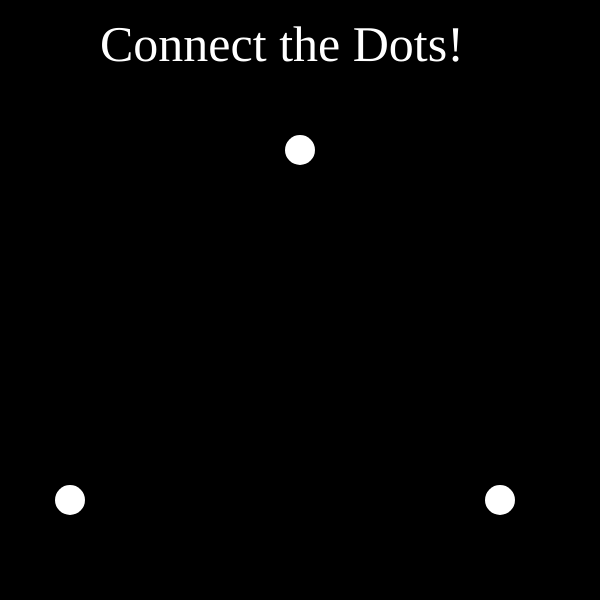
Frame 1 (no input)
Frame 60 (no input): identical to frame 1, image omitted
Frame 120 (the mouse pressed at the canvas centre since frame 60): identical to frame 1, image omitted

The p5.js sketch that drew this single still picture (run headless with seeded random() and noise() and a simulated clock; from frame 60 on, the mouse is pressed at the canvas centre):

// p5.js sketch
// ── sketch.js
/*
Created by Ashleigh Nichols, May 2017. For statement portion of code borrowed and edited from Professor D. 
Demonstration of embedding functions inside of objects.
*/

var win = ["GREAT JOB!", "YOU DID IT!", "YOU'RE GOOD AT CLICKING THINGS!"]; //contains the array

var bgCol = 0; //background variable color

dots = { //object containing the x, y and color aspects of the dits
    x: 70,
    y: 500,
    x2: 300,
    y2: 150,
    x3: 500,
    y3: 500,
    col: 255
  } //closes object

//dot parameters
var dotsPara = { //contains the parameter coordinates of the dots (edge detection-ish)
    a1: 60,
    a2: 80,
    a3: 490,
    a4: 510,
    b1: 290,
    b2: 310,
    b3: 140,
    b4: 160,
    c1: 490,
    c2: 510
  } //closes object

//triangle fill
var tFill = { //variables for the triangle
  r: 255,
  g: 105,
  b: 180
}

function setup() { //begins setup function
  createCanvas(600, 600); //creates a canvas that is 400w, 400h
} //ends setup function

function draw() { //begins setup function
  background(bgCol);

  //text
  textAlign(LEFT); //aligns the text left
  rectMode(CENTER); //makes the rectangle mode centered rather than left
  textSize(50); //makes the text size 50
  noStroke(); //removes outline stroke
  fill(255); //makes the text color white
  textFont("Georgia"); //makes font Georgia typeface
  text("Connect the Dots!", 500, 50, 800, 55); //contains text variables

  //dots
  rectMode(CORNER); //makes the rect mode centered
  stroke(dots.col); //stroke color using dot syntax
  strokeWeight(30); //30 strokeweight outline
  point(dots.x, dots.y); //point parameters using dot syntax
  point(dots.x2, dots.y2); //""
  point(dots.x3, dots.y3); //""
  //if the mouse cursor is within these parameters
  if (mouseX > dotsPara.a1 && mouseX < dotsPara.a2 && mouseY > dotsPara.a3 && mouseY < dotsPara.a4 || mouseX > dotsPara.b1 && mouseX < dotsPara.b2 && mouseY > dotsPara.b3 && mouseY < dotsPara.b4 || mouseX > dotsPara.c1 && mouseX < dotsPara.c2 && mouseY > dotsPara.c1 && mouseY < dotsPara.c2) {
    if (mouseIsPressed) { //if the mouse is pressed,
      strokeWeight(10); //outline the shape w/ a strokeweight of 10
      fill(tFill.r, tFill.g, tFill.b); //fill parameters using dot syntax
      triangle(dots.x, dots.y, dots.x2, dots.y2, dots.x3, dots.y3); //triangle parameters using dot syntax
      for (i = 0; i < 3; i++) { //loops through the array
        textAlign(CENTER); //text alignment will be centered
        noStroke(); //removes stroke weight
        fill(0); //fills the text black
        textSize(12); //text is size 12
        text(win[i], i + 275, i * 100 + 200, 50, 100); //the array will be at these parameters
      } //closes the for loop
    } //closes the nested if (mouseIsPressed) function
  } //closes the if mouseX function
} // ends setup function
